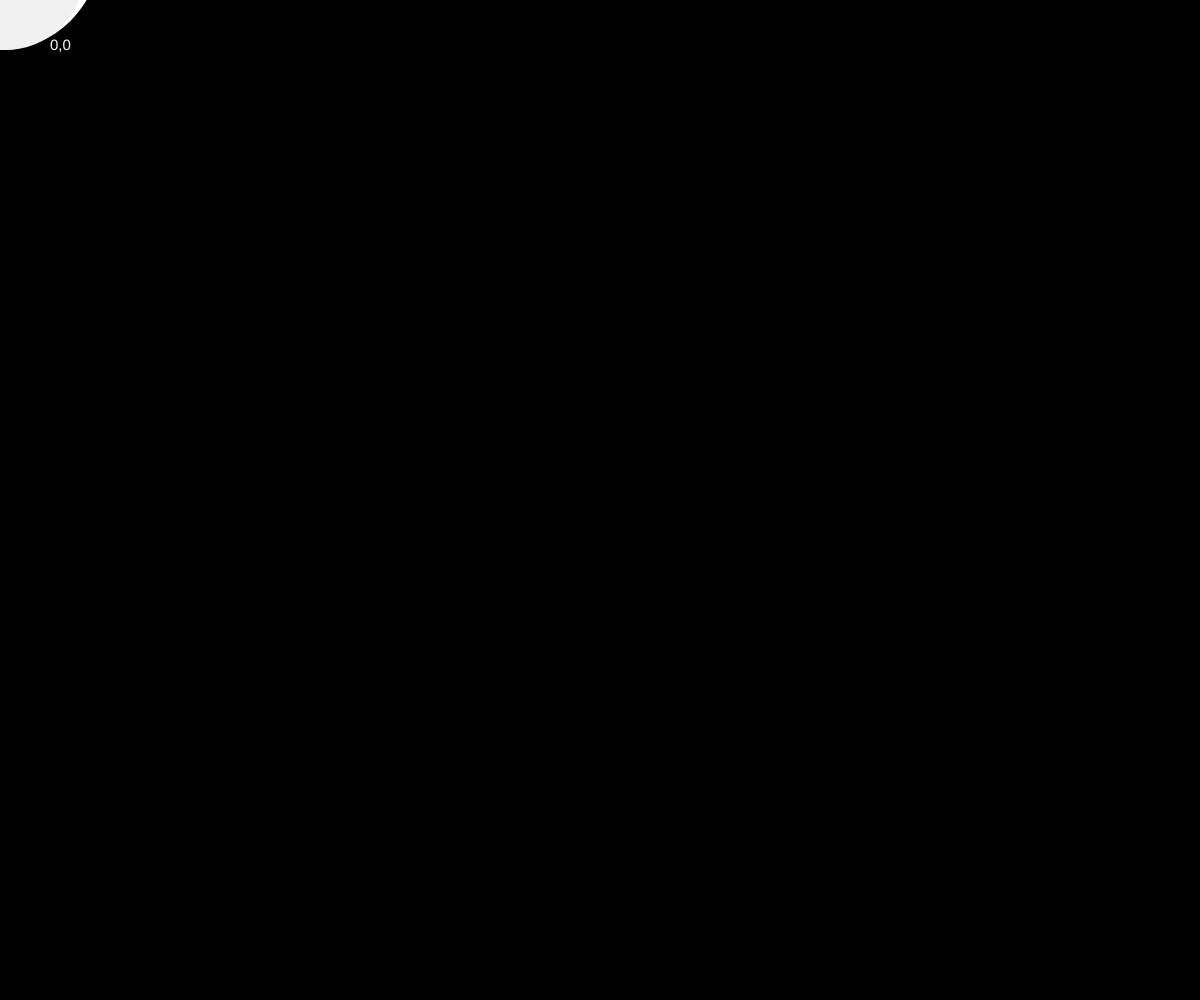
Frame 1 (no input)
Frame 60 (no input): identical to frame 1, image omitted
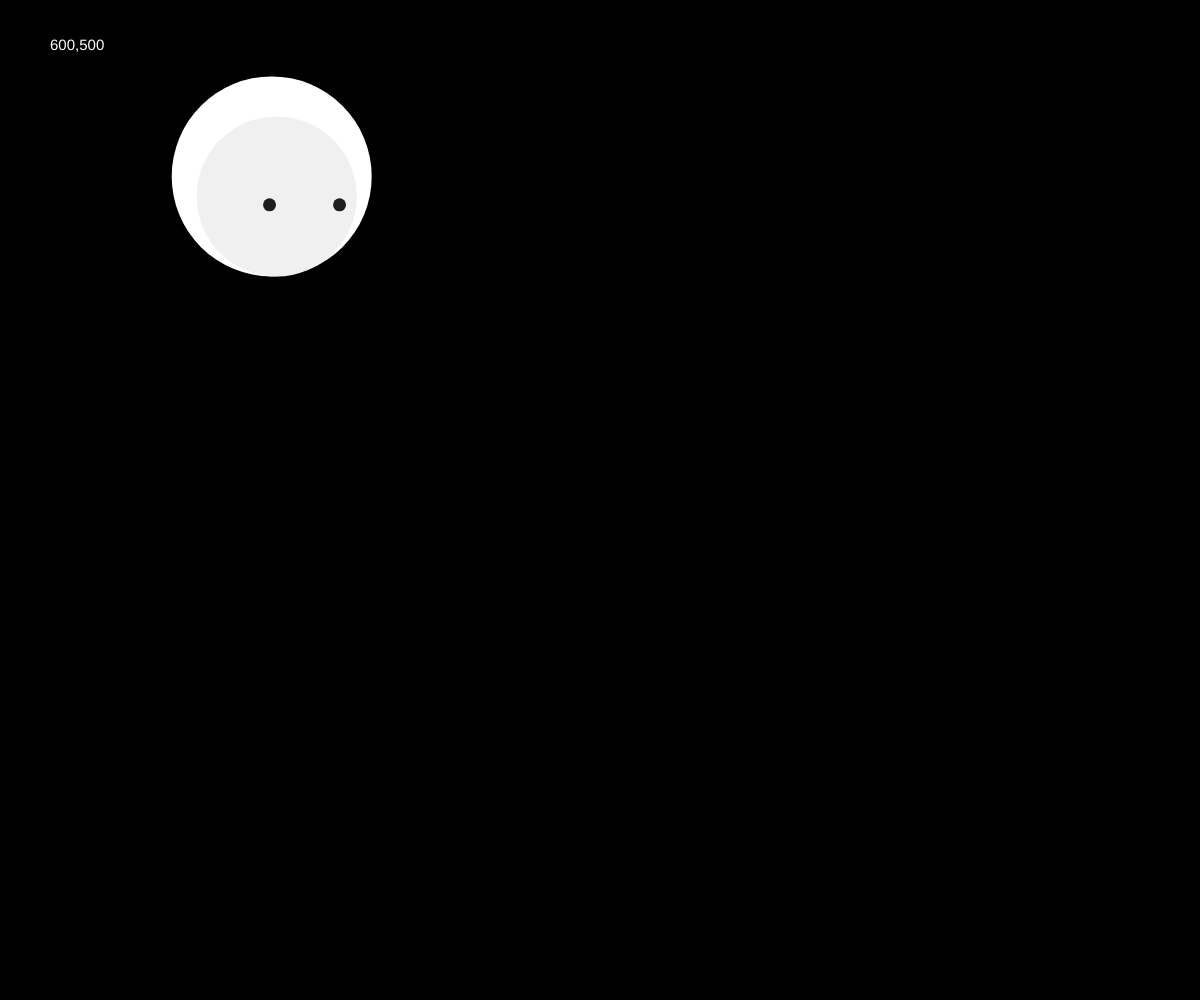
Frame 120 (the mouse pressed at the canvas centre since frame 60)

The p5.js sketch that drew these frames (run headless with seeded random() and noise() and a simulated clock; from frame 60 on, the mouse is pressed at the canvas centre):

// p5.js sketch
// ── sketch.js
let  x1 = 0;
let  y1 = 0;
let  x2 = 0;
let  y2 = 0;

let easing1 =0.01;
let easing2 =0.1;

function setup() {

    createCanvas(windowWidth, windowHeight);
    background(0);

}

function draw() {
    background(0);
  
    //print mouse location
    fill(255);
    textSize(15)
    text(int(mouseX)+","+int(mouseY),50,50)
    translate(-300, -250);

    let currentMouseX = mouseX;
    let currentMouseY = mouseY;

    x1+= (currentMouseX - x1) * easing1;
    y1+= (currentMouseY - y1) * easing1;

    x2 = map(mouseX, 0, windowWidth, x1 - 80, x1 + 80);
    x2+= (currentMouseX - x2) * easing2;
    
    y2 = map(mouseY, 0, windowWidth, y1 - 60, y1 + 60);
    y2+= (currentMouseY - y2) * easing2;
  
    noStroke();

    // head
    drawCircle(255, x1 + 300, y1 + 200, 200);

    // shodow
    drawCircle(240, x1 + 305, y1 + 220, 160,);

    // eyes
    drawCircle(30, x2 + 265, y2 + 210, 13);
    drawCircle(30, x2 + 335, y2 + 210, 13);

}

function drawCircle(color, x, y, size){
    fill(color);
    noStroke();
    // ellipse(x, y, w, [h])
    ellipse(x,y,size);
}
